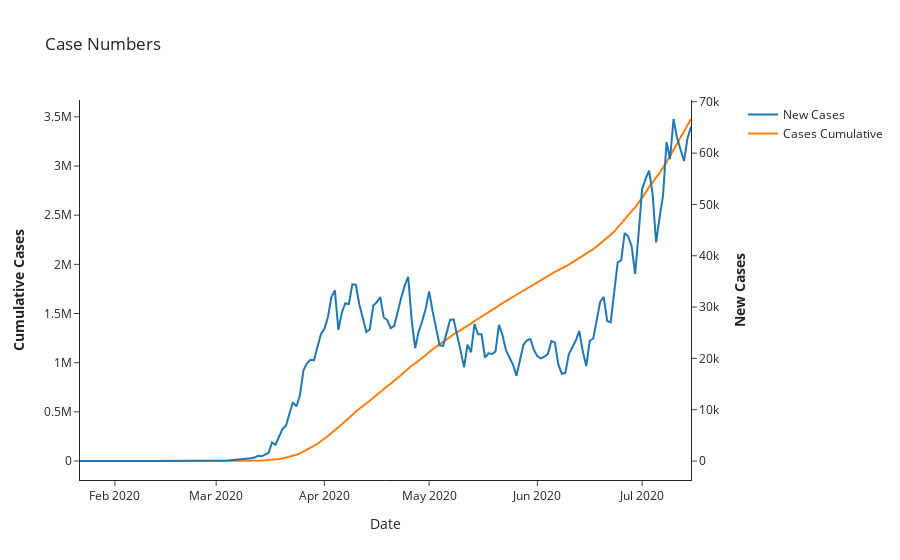

The code cell stored with this chart in its notebook:
### Code cell
# Create figure with secondary y-axis
fig = make_subplots(specs=[[{"secondary_y": True}]])
# Add traces
fig.add_trace(
    go.Scatter(x=df_sum.DATE_F, y=df_sum.positiveIncrease, name="New Cases"),
    secondary_y=True)
fig.add_trace(
    go.Scatter(x=df_sum.DATE_F, y=df_sum.positive, name="Cases Cumulative"),
    secondary_y=False)

# Add figure title
fig.update_layout(template = 'simple_white', title_text="Case Numbers")
fig.update_xaxes(title_text="Date")
fig.update_yaxes(title_text="<b>Cumulative Cases</b>", secondary_y=False)
fig.update_yaxes(title_text="<b>New Cases</b>", secondary_y=True)

fig.show()

### Figure 1 — Plotly figure (JSON) as saved in the notebook; plotly's stock layout.template omitted (floating-point values rounded to 4 significant figures; data arrays with more than 128 entries replaced by an {"elided": "..."} marker saying what was removed)
{"data": [{"name": "New Cases", "type": "scatter", "x": {"elided": "176 str values"}, "xaxis": "x", "y": {"elided": "176 int values"}, "yaxis": "y2"}, {"name": "Cases Cumulative", "type": "scatter", "x": {"elided": "176 str values"}, "xaxis": "x", "y": {"elided": "176 int values"}, "yaxis": "y"}], "layout": {"title": {"text": "Case Numbers"}, "xaxis": {"anchor": "y", "domain": [0, 0.94], "title": {"text": "Date"}}, "yaxis": {"anchor": "x", "domain": [0, 1], "title": {"text": "<b>Cumulative Cases</b>"}}, "yaxis2": {"anchor": "x", "overlaying": "y", "side": "right", "title": {"text": "<b>New Cases</b>"}}}}
